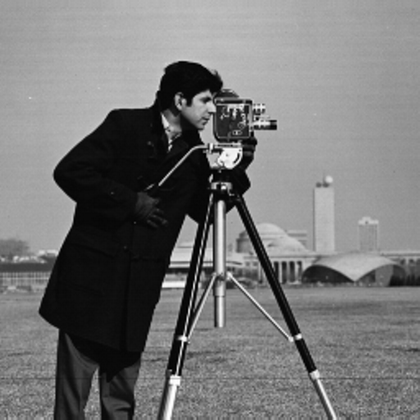
%> input picture cameraman.tif, 420 x 420 px, shrunk from 512 x 512 before the run
$ octave --eval "CourseworkHistogram;"   (GNU Octave 9; MATLAB toolbox functions it lacks are replaced by stand-ins)
%> lines starting %> are read from the running program, lines starting %| are printed output that depends on the picture
### GreyHistogram.m
function histogramData = GreyHistogram(initialImage)

[imageWidth, imageHeight, imageDims] = size(initialImage);
greyImage = 0;
if(imageDims == 1)
    greyImage = initialImage;
else
    greyImage = rgb2grey(initialImage);
end

histogramData = uint32(zeros(1, 256));

for imageRow = 1 : imageHeight
    for imageColumn = 1 : imageWidth
        imageSample = greyImage(imageRow,imageColumn);
        histogramData(imageSample+1) = histogramData(imageSample+1)+1;
    end
end

bar(histogramData)

### CourseworkHistogram.m
function CourseworkHistogram()
CameramanImage = imread('cameraman.tif');
%> CameramanImage is the input picture: size 420x420 uint8; min 0, max 255, mean 118.3
GirlfaceImage = imread('girlface.bmp');
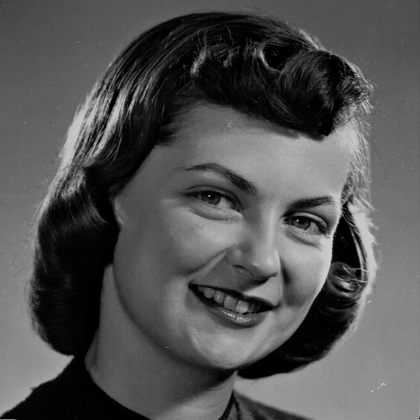
%> input picture girlface.bmp, 420 x 420 px, shrunk from 512 x 512 before the run
%> GirlfaceImage is the input picture: size 420x420 uint8; min 0, max 210, mean 83.6


GirlfaceHistogramData = GreyHistogram(GirlfaceImage);
%> after the loop in GreyHistogram, `for imageRow = 1 : imageHeight`: histogramData = 256 values, max 4039 at index 1, min 0 at index 212, mean 689.1
%> in GreyHistogram, `bar(histogramData)`:
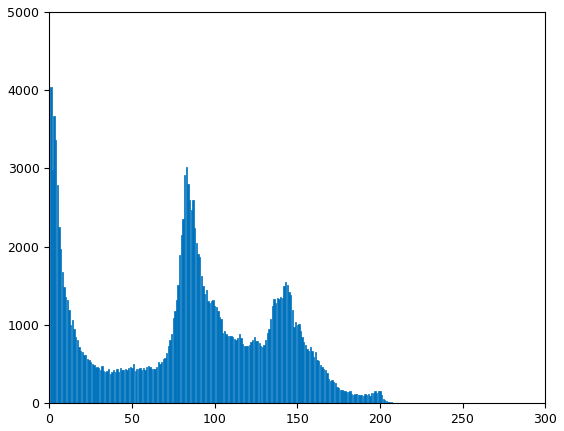
%> figure redrawn from the program's plot data; tallest bar 4039 high, from x = 0.6 to 1.4
%> GirlfaceHistogramData has the same summary as histogramData in GreyHistogram
CameramanHistogramData = GreyHistogram(CameramanImage);
%> after the loop in GreyHistogram (call 2), `for imageRow = 1 : imageHeight`: histogramData = 256 values, max 4143 at index 14, min 0 at index 256, mean 689.1
%> in GreyHistogram (call 2), `bar(histogramData)`:
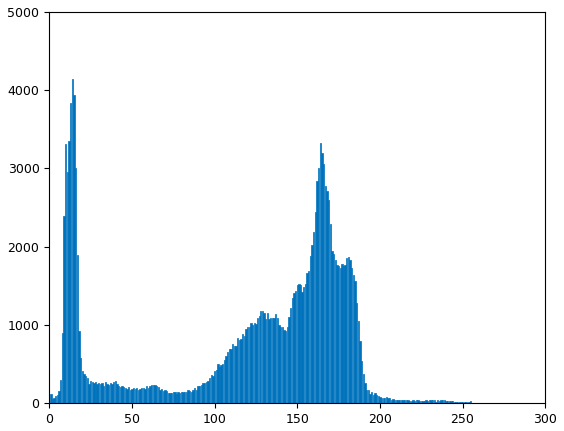
%> figure redrawn from the program's plot data; tallest bar 4143 high, from x = 13.6 to 14.4
%> CameramanHistogramData has the same summary as histogramData in GreyHistogram
%> `CourseworkHistogram;`:
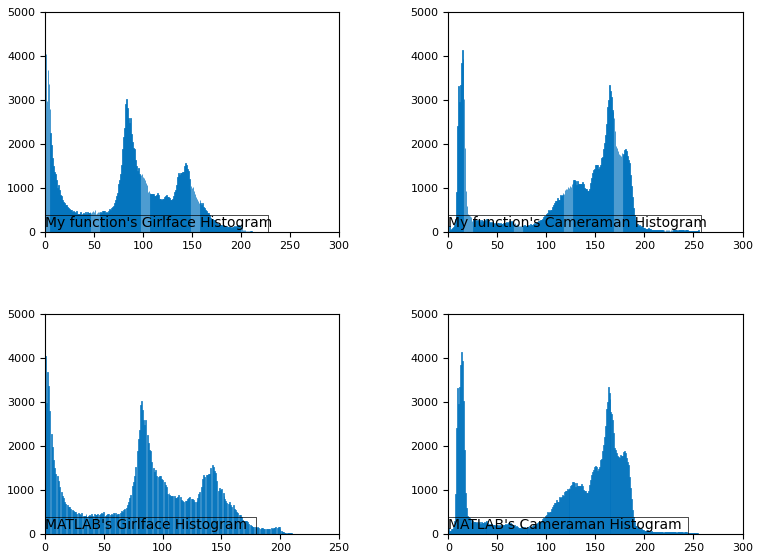
%> figure redrawn from the program's plot data, 5 panels; panel 1: tallest bar 4039 high, from x = 0.6 to 1.4; panel 2: tallest bar 4039 high, from x = 0 to 0.82; panel 3: tallest bar 4143 high, from x = 13.6 to 14.4; panel 4: tallest bar 4143 high, from x = 12.95 to 13.95

subplot(2,2,1);
bar(GirlfaceHistogramData);
annotation('textbox',get(gca,'Position'),'String', 'My function''s Girlface Histogram');

subplot(2,2,3);
histogram(GirlfaceImage, 256);
annotation('textbox',get(gca,'Position'),'String', 'MATLAB''s Girlface Histogram');

subplot (2,2,2);
bar(CameramanHistogramData);
annotation('textbox',get(gca,'Position'),'String', 'My function''s Cameraman Histogram');

subplot(2,2,4);
histogram(CameramanImage, 256);
annotation('textbox',get(gca,'Position'),'String', 'MATLAB''s Cameraman Histogram');


end
